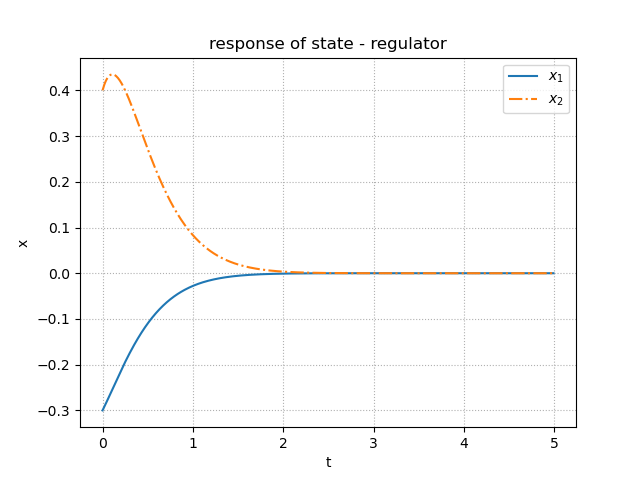

Here is the Python script that generated this plot:
"""
2021/03/21
@Yuya Shimizu

状態フィードバック制御（最適レギュレータ）
"""
import numpy as np
import matplotlib.pyplot as plt
from control import ss
from control.matlab import lqr, initial, care
from for_plot import plot_set

##状態空間モデル
A = [[ 0, 1],
        [-4, 5]]
B = [[0],
        [1]]
C = [[ 1, 0],
        [ 0, 1]]
D = [[0],
        [0]]

P = ss(A, B, C, D)

##最適レギュレータ
Q = [[100, 0],
        [   0, 1]]
R = 1

F, X, E = lqr(P.A, P.B, Q, R)  #F: フィードバックゲイン  X: リカッチ方程式の解  E: 閉ループ系の極
F = -F  #関数の仕様で符号が反転するため修正（lqrではu=-Fxに対するFが得られる．）

print('---フィードバックゲイン---')
print(F)
print(-(1/R)*P.B.T*X)
print('---閉ループ極---')
print(E)
print(np.linalg.eigvals(P.A+P.B*F))
"""
#care関数を使っても同様のことができる
X, E, F = care(P.A, P.B, Q, R)  #lqrとは戻り値の順が違う
F = -F
print('---フィードバックゲイン---')
print(F)
print('---閉ループ極---')
print(E)
"""

##状態フィードバック制御
Acl = P.A + P.B*F   #入力をFとする
Pfb = ss(Acl, P.B, P.C, P.D)    #状態フィードバック制御

Td = np.arange(0, 5, 0.01)  #シミュレーション時間
x0 = [-0.3, 0.4]    #初期状態
x, t = initial(Pfb, Td, x0)

#描画
fig, ax = plt.subplots()
ax.plot(t, x[:, 0], label = '$x_1$')
ax.plot(t, x[:, 1], ls = '-.', label = '$x_2$')
ax.set_title('response of state - regulator')
plot_set(ax, 't', 'x', 'best')
plt.show()
